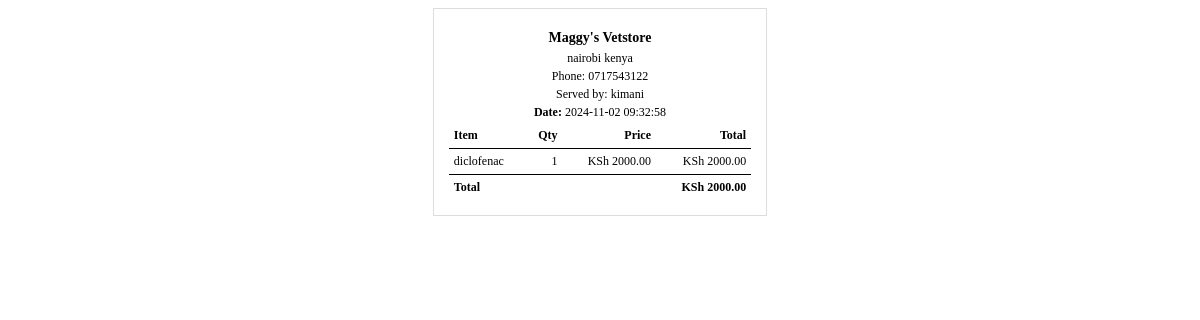
The page /sales/print_receipt/1/ on the database as committed earlier.
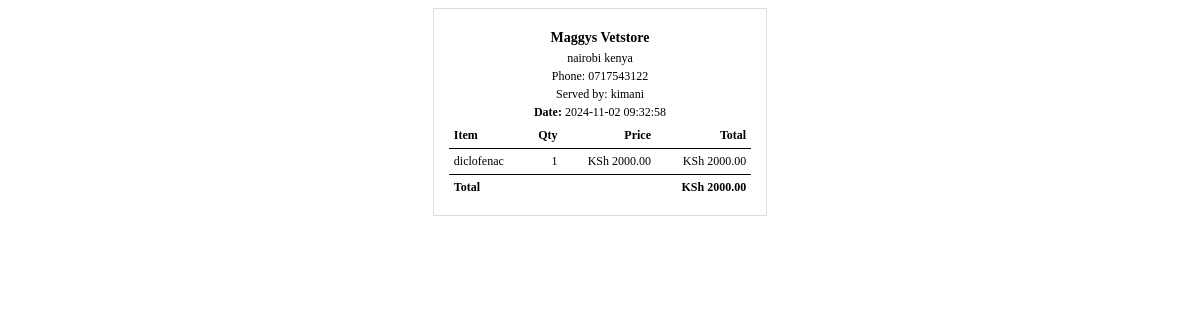
The same page on the database as committed later.
### shop_details/models.py (models this page shows, shortened)
class Shop(models.Model):
    name = models.CharField(max_length=255)
    address = models.TextField()
    phone = models.CharField(max_length=15)
    email = models.EmailField()
    website = models.URLField(blank=True, null=True)
    logo = models.ImageField(upload_to='shop_logos/', blank=True, null=True)

### sales/views.py (the view)
# urls.py: path('print_receipt/<int:sale_id>/', receipt_view, name='print_receipt'),
def receipt_view(request, sale_id):
    sale = get_object_or_404(Sale, id=sale_id)
    sale_items_data = sale.items.all()
    credit_paid = sale.credit_amount if sale.payment_method == 'credit' else None
    balance_due = sale.total_amount - (credit_paid or 0) if sale.payment_method == 'credit' else 0
    shop = Shop.objects.first()
    context = {
        'items': sale_items_data,
        'total_amount': sale.total_amount,
        'payment_method': sale.get_payment_method_display(),  # Display payment method properly
        'credit_amount': credit_paid,
        'balance_due': balance_due,
        'cash_given': sale.cash_given if sale.payment_method == 'cash' else None,  # Show only for cash payments
        'change_due': sale.change_due if sale.payment_method == 'cash' else None,  # Show only for cash payments
        'mpesa_reference': sale.mpesa_reference if sale.payment_method == 'mpesa' else None,  # Show for Mpesa payments
        'served_by': sale.user.username,
        'sale_date': sale.sale_date.strftime('%Y-%m-%d %H:%M:%S'),
        'shop': shop  # Shop details for receipt
    }
    return render(request, 'sales/receipt.html', context)

### sales/templates/sales/receipt.html (shortened to what this page needs)
<!DOCTYPE html>
<html lang="en">
<head>
</head>
<body>
<div class="receipt-section">
    <h3>{{ shop.name }}</h3>
    <p>{{ shop.address }}</p>
    <p>Phone: {{ shop.phone }}</p>
    <p>Served by: {{ served_by }}</p>
    <p><strong>Date:</strong> {{ sale_date }}</p>
    <table>
        <thead>
            <tr>
                <th class="text-left">Item</th>
                <th>Qty</th>
                <th>Price</th>
                <th>Total</th>
            </tr>
        </thead>
        <tbody>
            {% for item in items %}
            <tr>
                <td class="text-left">{{ item.product.name }}</td>
                <td>{{ item.quantity }}</td>
                <td>KSh {{ item.selling_price }}</td>
                <td>KSh {{ item.subtotal }}</td>
            </tr>
            {% endfor %}
        </tbody>
        <tfoot>
            <tr>
                <td colspan="3" class="text-left"><strong>Total</strong></td>
                <td><strong>KSh {{ total_amount }}</strong></td>
            </tr>
        </tfoot>
    </table>
</div>
</body>
</html>

Rows that differ between the two databases and show on the page:
changed Shop "nairobi kenya": name "Maggy's Vetstore" → "Maggys Vetstore"
